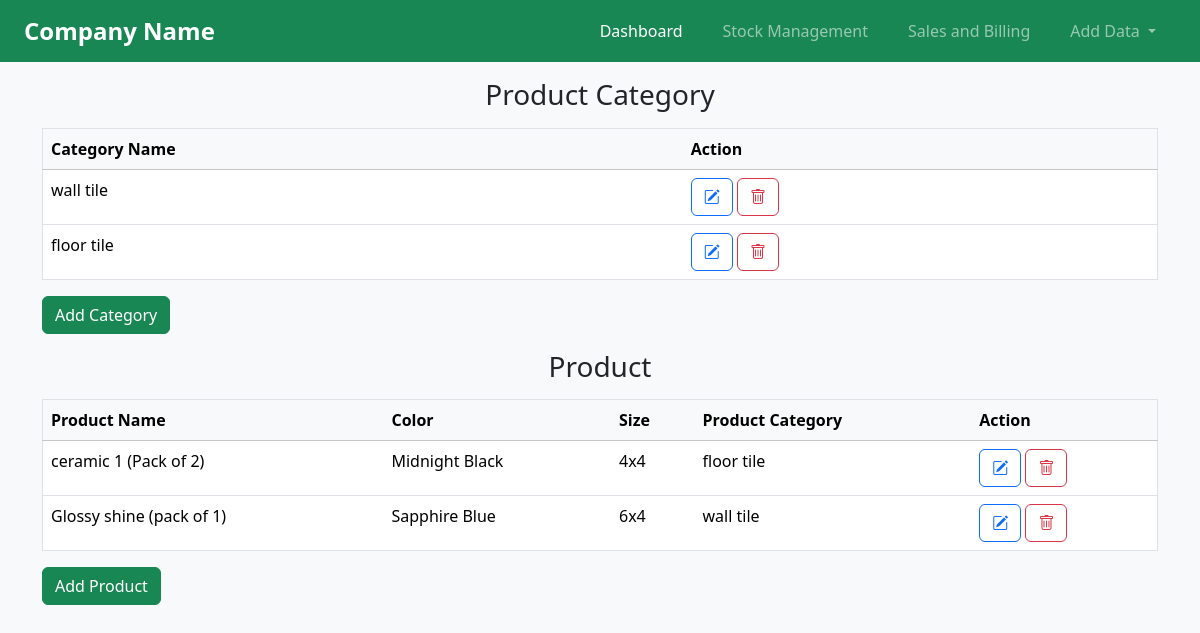
Screenshot of /database_management/product.php with the database file from the repository.
### tables this page shows
CREATE TABLE `category` (
  `category_id` int(11) NOT NULL,
  `name` varchar(200) DEFAULT NULL
);

CREATE TABLE `products` (
  `product_id` int(11) NOT NULL,
  `category_id` int(11) NOT NULL,
  `price` float NOT NULL,
  `product_name` varchar(100) NOT NULL,
  `color` varchar(50) NOT NULL,
  `size` varchar(20) NOT NULL,
  `warehouse_id` int(11) DEFAULT NULL,
  `quantity` int(11) DEFAULT NULL
);

### database_management/product.php (the view, shortened to what this page needs)
<?php include '../master/menu.php';
include '../master/config.php';
$category_query = "select * from category";
$product_query = "select t.product_name as type_name,t.color,t.size,c.name as product_name from products t join category c on c.category_id=t.category_id";
$category_table = '';
$product_table = '';
$queryEXE = mysqli_query($connection,$category_query);
while($row = mysqli_fetch_array($queryEXE)){
    $category_table.='<tr><td>'.$row['name'].'</td>';
    $category_table.= "<td>
            <form method='post' action=''>
                <button class='btn btn-outline-primary' name='edit' type='submit'>
                    <i class='bi bi-pencil-square'></i>
                </button>
                <button class='btn btn-outline-danger' name='delete' type='submit'>
                    <i class='bi bi-trash'></i>
                </button>
            </form>
        </td>";
    $category_table.= "</tr>";
}
$queryEXE1 = mysqli_query($connection,$product_query);
while($row = mysqli_fetch_array($queryEXE1)){
    $product_table.='<tr><td>'.$row['type_name'].'</td>';
    $product_table.='<td>'.$row['color'].'</td>';
    $product_table.='<td>'.$row['size'].'</td>';
    $product_table.='<td>'.$row['product_name'].'</td>';
    $product_table.= "<td>
            <form method='post' action=''>
                <button class='btn btn-outline-primary' name='edit' type='submit'>
                    <i class='bi bi-pencil-square'></i>
                </button>
                <button class='btn btn-outline-danger' name='delete' type='submit'>
                    <i class='bi bi-trash'></i>
                </button>
            </form>
        </td>";
    $product_table.= "</tr>";
}
?>
<html lang="en">
<head>
</head>
<body class="container">
    <div class="">
        <div class="container">
            <div class="text-center mt-3">
                <h3>Product Category</h3>
            </div>
            <div class="table-responsive mt-3">
                <table class="table table-hover border">
                    <thead class="table-light">
                        <tr>
                            <th scope="col">Category Name</th>
                            <th scope="col">Action</th>
                        </tr>
                    </thead>
                    <tbody>
                            <?php echo $category_table; ?>
                    </tbody>
                </table>
            </div>
            <div>
                <button type="button" class="btn btn-success" data-bs-toggle="modal" data-bs-target="#add_category">
                    Add Category
                </button>
            </div>
            <div>
            <div class="text-center mt-3">
                <h3>Product</h3>
            </div>
            <div class="table-responsive mt-3">
                <table class="table table-hover border" >
                    <thead class="table-light">
                        <tr>
                            <th scope="col">Product Name</th>
                            <th scope="col">Color</th>
                            <th scope="col">Size</th>
                            <th scope="col">Product Category</th>
                            <th scope="col">Action</th>
                        </tr>
                    </thead>
                    <tbody>
                        <?php echo $product_table; ?>
                    </tbody>
                </table>
            </div>
            <div>
                <button type="button" class="btn btn-success" data-bs-toggle="modal" data-bs-target="#add_product">
                    Add Product
                </button>
            </div>
    </div>
</body>
</html>

### rows the page displays
category: name "wall tile"
category: name "floor tile"
products: product_name "ceramic 1 (Pack of 2)", color "Midnight Black", size "4x4", category.name "floor tile"
products: product_name "Glossy shine (pack of 1)", color "Sapphire Blue", size "6x4", category.name "wall tile"
